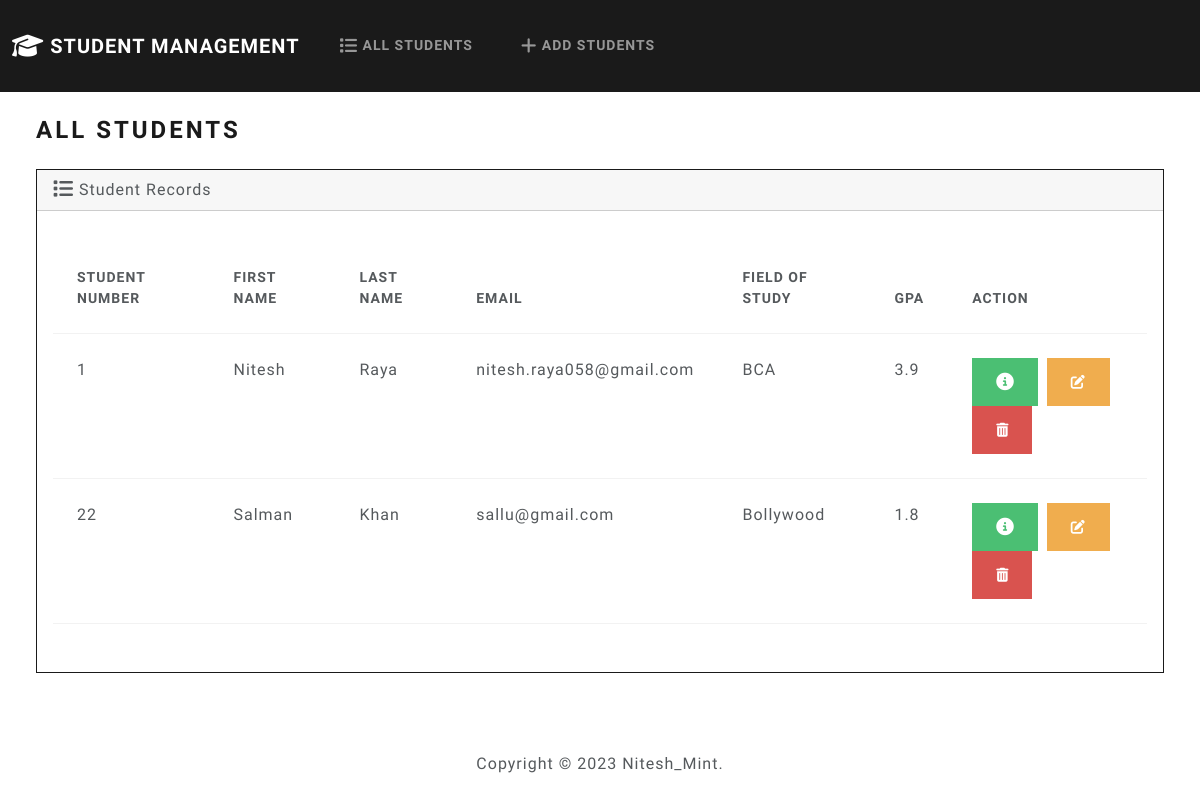
Before: / with the older database file.
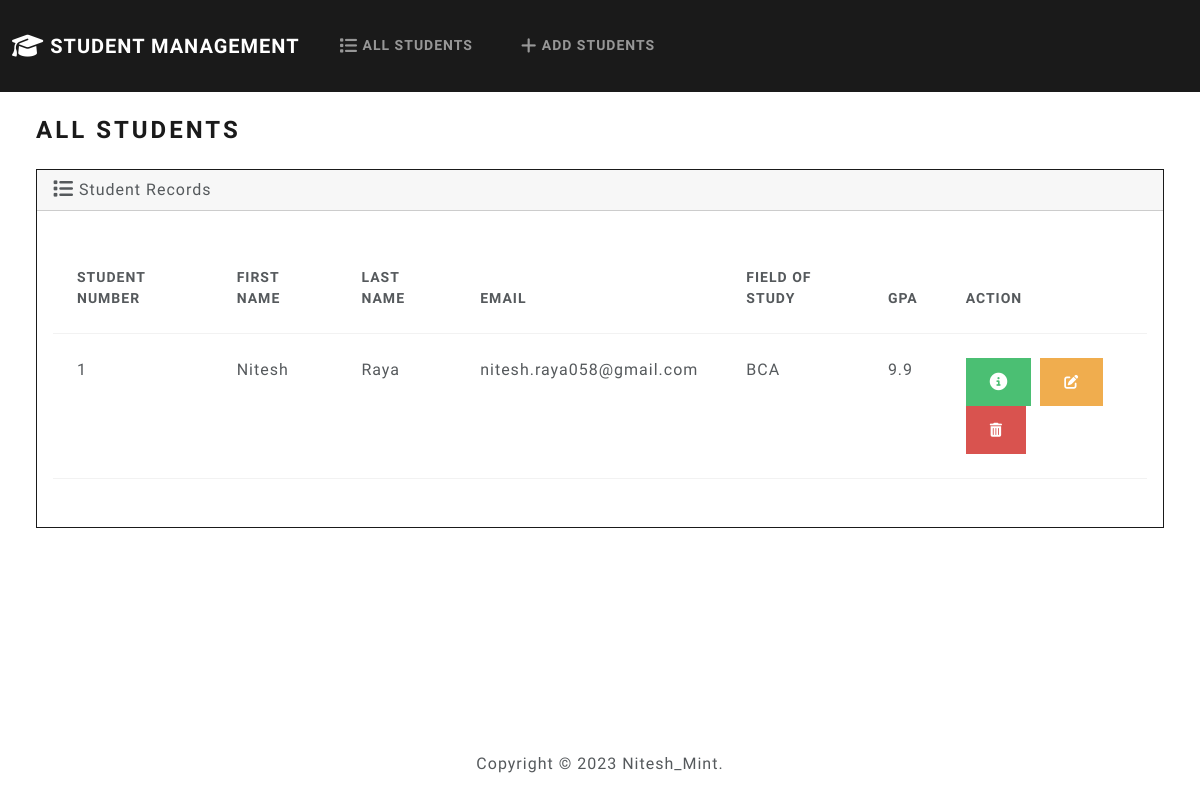
After: the same page with the newer database file.
### students/models.py (models this page shows, shortened)
class Student(models.Model):
    student_number  = models.PositiveIntegerField()
    first_name = models.CharField(max_length=50)
    last_name  = models.CharField(max_length=50)
    email = models.EmailField(max_length=100)
    field_of_study = models.CharField(max_length=50)
    gpa = models.FloatField()

### students/views.py (the view)
# urls.py: path("", views.index, name='index'),
def index(request):
    return render(request, 'students/index.html', {
        'students': Student.objects.all() #students bhanne ma Student class ko all of the table cha
    })

### students/templates/students/index.html (shortened to what this page needs)
{% extends 'students/base.html' %}
{% block body %}
  <h3 class="m-4">All Students</h3>
  <div class="row">
      <div class="col-12">
          {% if students %}
              <div class="card border-primary ms-4 mb-4 me-4">
                  <div class="card-header">
                      <i class="fa-solid fa-list fa-lg"></i> Student Records
                  </div>
                  <div class="card-body">
                      <p class="card-text">
                          <div class="table-responsive">
                              <table class="table table-hover">
                                  <thead>
                                    <tr>
                                      <th scope="col">Student Number</th>
                                      <th scope="col">First Name</th>
                                      <th scope="col">Last Name</th>
                                      <th scope="col">Email</th>
                                      <th scope="col">Field Of Study</th>
                                      <th scope="col">GPA</th>
                                      <th scope="col">Action</th>
                                    </tr>
                                  </thead>
                                  <tbody>
                                      {% for student in students %}
                                          <tr>
                                              <td scope="col">{{ student.student_number }}</td>
                                              <td scope="col">{{ student.first_name }}</td>
                                              <td scope="col">{{ student.last_name }}</td>
                                              <td scope="col">{{ student.email }}</td>
                                              <td scope="col">{{ student.field_of_study }}</td>
                                              <td scope="col">{{ student.gpa }}</td>
                                              <td>
                                                  <button type="button" class="btn btn-success me-1" href="{% url 'student_view' student.id %}" data-bs-toggle="modal" data-bs-target="#myModal{{student.id}}">
                                                  </button>
                                                    <a class="btn btn-warning me-1" href="{% url 'edit' student.id %}"><i class="fa-solid fa-pen-to-square"></i></a>
                                                    <button type="button" class="btn btn-danger" data-bs-toggle="modal" data-bs-target="#delete{{student.id}}">
                                                      <i class="fa-solid fa-trash-can"></i>
                                                    </button>
                                              </td>
                                          </tr>
                                      {% endfor %}
                                  </tbody>
                                </table>
                          </div>
                      </p>
                  </div>
              </div>
          {% else %}
              <h5 class="alert alert-primary ms-5 me-4">No Sutdent Record</h5>
          {% endif %}
      </div>
  </div>
{% endblock %}

### students/templates/students/base.html (shortened to what this page needs)
{% load static %}
<!DOCTYPE html>
<html lang="en">
<head>
    <link href="{% static 'css/bootstrap.min.css' %}" rel="stylesheet">
    <link rel="stylesheet" href="https://cdnjs.cloudflare.com/ajax/libs/font-awesome/6.3.0/css/all.min.css" />
</head>
<body class="d-flex flex-column min-vh-100" >
    <nav class="navbar navbar-expand-lg navbar-dark bg-primary">
        <div class="container-fluid">
            <a class="navbar-brand" href="{% url 'index' %}"><i class="fa-solid fa-graduation-cap fa-lg"></i> Student Management</a>
          <div class="collapse navbar-collapse" id="navbarColor01">
            <ul class="navbar-nav me-auto">
              <li class="nav-item">
                <a class="nav-link" href="{% url 'index' %}"> All Students</a>
              </li>
              <li class="nav-item">
                <a class="nav-link" href="{% url 'add' %}"> Add Students</a>
              </li>
            </ul>
          </div>
        </div>
    </nav>
    <div class="container-fluid">
        {% block body %} {% endblock %}
    </div>
    <footer class="mt-auto mb-4">
        <div class="text-center">
            <span>
                Copyright &copy; <script>document.write(new Date().getFullYear())</script> Nitesh_Mint.
            </span>
        </div>
    </footer>
</body>
</html>

Changed rows visible on the page:
removed Student: student_number "22", first_name "Salman", last_name "Khan", email "sallu@gmail.com", field_of_study "Bollywood", gpa "1.8"
changed Student "Nitesh": gpa "3.9" → "9.9"
